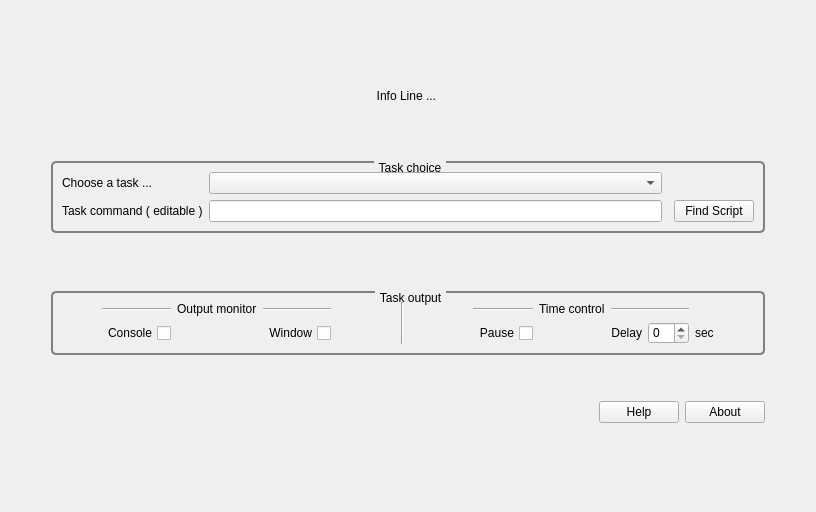
<?xml version="1.0" encoding="UTF-8"?>
<ui version="4.0">
 <class>ShTaskPage</class>
 <widget class="QWidget" name="ShTaskPage">
  <property name="geometry">
   <rect>
    <x>0</x>
    <y>0</y>
    <width>816</width>
    <height>512</height>
   </rect>
  </property>
  <property name="windowTitle">
   <string>Form</string>
  </property>
  <layout class="QVBoxLayout" name="verticalLayout_12">
   <item>
    <spacer name="verticalSpacer_2">
     <property name="orientation">
      <enum>Qt::Vertical</enum>
     </property>
     <property name="sizeType">
      <enum>QSizePolicy::Expanding</enum>
     </property>
     <property name="sizeHint" stdset="0">
      <size>
       <width>20</width>
       <height>40</height>
      </size>
     </property>
    </spacer>
   </item>
   <item>
    <widget class="QLabel" name="infoLine_Lbl">
     <property name="sizePolicy">
      <sizepolicy hsizetype="Preferred" vsizetype="Minimum">
       <horstretch>0</horstretch>
       <verstretch>0</verstretch>
      </sizepolicy>
     </property>
     <property name="text">
      <string>Info Line ... </string>
     </property>
     <property name="alignment">
      <set>Qt::AlignCenter</set>
     </property>
    </widget>
   </item>
   <item>
    <spacer name="verticalSpacer">
     <property name="orientation">
      <enum>Qt::Vertical</enum>
     </property>
     <property name="sizeType">
      <enum>QSizePolicy::Minimum</enum>
     </property>
     <property name="sizeHint" stdset="0">
      <size>
       <width>20</width>
       <height>40</height>
      </size>
     </property>
    </spacer>
   </item>
   <item>
    <layout class="QHBoxLayout" name="horizontalLayout_2">
     <property name="spacing">
      <number>10</number>
     </property>
     <property name="sizeConstraint">
      <enum>QLayout::SetMinimumSize</enum>
     </property>
     <property name="topMargin">
      <number>12</number>
     </property>
     <property name="bottomMargin">
      <number>12</number>
     </property>
     <item>
      <spacer name="horizontalSpacer">
       <property name="orientation">
        <enum>Qt::Horizontal</enum>
       </property>
       <property name="sizeType">
        <enum>QSizePolicy::Minimum</enum>
       </property>
       <property name="sizeHint" stdset="0">
        <size>
         <width>40</width>
         <height>20</height>
        </size>
       </property>
      </spacer>
     </item>
     <item>
      <widget class="QGroupBox" name="choice_GBx">
       <property name="styleSheet">
        <string notr="true">QGroupBox {
    border: 2px solid gray;
    border-radius: 5px;
    margin-top: 1ex; /* leave space at the top for the title */
}

QGroupBox::title {
    subcontrol-origin: margin;
    subcontrol-position: top center; /* position at the top center */
    padding: 0 3px;
}</string>
       </property>
       <property name="title">
        <string>Task choice</string>
       </property>
       <layout class="QGridLayout" name="gridLayout">
        <item row="0" column="1">
         <widget class="QComboBox" name="taskChoice_CBx">
          <property name="sizePolicy">
           <sizepolicy hsizetype="MinimumExpanding" vsizetype="Fixed">
            <horstretch>0</horstretch>
            <verstretch>0</verstretch>
           </sizepolicy>
          </property>
         </widget>
        </item>
        <item row="1" column="0">
         <widget class="QLabel" name="taskEdit_Lbl">
          <property name="sizePolicy">
           <sizepolicy hsizetype="Fixed" vsizetype="Preferred">
            <horstretch>0</horstretch>
            <verstretch>0</verstretch>
           </sizepolicy>
          </property>
          <property name="text">
           <string>Task command ( editable )</string>
          </property>
         </widget>
        </item>
        <item row="0" column="0">
         <widget class="QLabel" name="taskChoice_Lbl">
          <property name="sizePolicy">
           <sizepolicy hsizetype="Fixed" vsizetype="Preferred">
            <horstretch>0</horstretch>
            <verstretch>0</verstretch>
           </sizepolicy>
          </property>
          <property name="text">
           <string>Choose a task ...</string>
          </property>
         </widget>
        </item>
        <item row="1" column="1">
         <widget class="QLineEdit" name="taskEdit_LEd">
          <property name="sizePolicy">
           <sizepolicy hsizetype="MinimumExpanding" vsizetype="Fixed">
            <horstretch>0</horstretch>
            <verstretch>0</verstretch>
           </sizepolicy>
          </property>
         </widget>
        </item>
        <item row="0" column="2">
         <widget class="QFrame" name="frame">
          <property name="sizePolicy">
           <sizepolicy hsizetype="Maximum" vsizetype="Maximum">
            <horstretch>0</horstretch>
            <verstretch>0</verstretch>
           </sizepolicy>
          </property>
          <property name="frameShape">
           <enum>QFrame::StyledPanel</enum>
          </property>
          <property name="frameShadow">
           <enum>QFrame::Raised</enum>
          </property>
         </widget>
        </item>
        <item row="1" column="3">
         <widget class="QPushButton" name="findScript_Btn">
          <property name="text">
           <string>Find Script</string>
          </property>
         </widget>
        </item>
       </layout>
      </widget>
     </item>
     <item>
      <spacer name="horizontalSpacer_2">
       <property name="orientation">
        <enum>Qt::Horizontal</enum>
       </property>
       <property name="sizeType">
        <enum>QSizePolicy::Minimum</enum>
       </property>
       <property name="sizeHint" stdset="0">
        <size>
         <width>40</width>
         <height>20</height>
        </size>
       </property>
      </spacer>
     </item>
    </layout>
   </item>
   <item>
    <spacer name="verticalSpacer_5">
     <property name="orientation">
      <enum>Qt::Vertical</enum>
     </property>
     <property name="sizeType">
      <enum>QSizePolicy::Minimum</enum>
     </property>
     <property name="sizeHint" stdset="0">
      <size>
       <width>20</width>
       <height>40</height>
      </size>
     </property>
    </spacer>
   </item>
   <item>
    <layout class="QHBoxLayout" name="horizontalLayout_4">
     <item>
      <spacer name="horizontalSpacer_6">
       <property name="orientation">
        <enum>Qt::Horizontal</enum>
       </property>
       <property name="sizeType">
        <enum>QSizePolicy::Minimum</enum>
       </property>
       <property name="sizeHint" stdset="0">
        <size>
         <width>40</width>
         <height>20</height>
        </size>
       </property>
      </spacer>
     </item>
     <item>
      <widget class="QGroupBox" name="output_GBx">
       <property name="styleSheet">
        <string notr="true">QGroupBox {
    border: 2px solid gray;
    border-radius: 5px;
    margin-top: 1ex; /* leave space at the top for the title */
}

QGroupBox::title {
    subcontrol-origin: margin;
    subcontrol-position: top center; /* position at the top center */
    padding: 0 3px;
}</string>
       </property>
       <property name="title">
        <string>Task output</string>
       </property>
       <layout class="QGridLayout" name="gridLayout_2">
        <item row="1" column="3">
         <widget class="QCheckBox" name="outputWindow_ChBx">
          <property name="layoutDirection">
           <enum>Qt::RightToLeft</enum>
          </property>
          <property name="text">
           <string>Window</string>
          </property>
         </widget>
        </item>
        <item row="1" column="4">
         <spacer name="horizontalSpacer_7">
          <property name="orientation">
           <enum>Qt::Horizontal</enum>
          </property>
          <property name="sizeType">
           <enum>QSizePolicy::Expanding</enum>
          </property>
          <property name="sizeHint" stdset="0">
           <size>
            <width>40</width>
            <height>20</height>
           </size>
          </property>
         </spacer>
        </item>
        <item row="1" column="11">
         <widget class="QLabel" name="outputDelay2_Lbl">
          <property name="text">
           <string>sec</string>
          </property>
         </widget>
        </item>
        <item row="1" column="1">
         <widget class="QCheckBox" name="outputConsole_ChBx">
          <property name="layoutDirection">
           <enum>Qt::RightToLeft</enum>
          </property>
          <property name="text">
           <string>Console</string>
          </property>
         </widget>
        </item>
        <item row="1" column="9">
         <widget class="QLabel" name="outputDelay1_Lbl">
          <property name="sizePolicy">
           <sizepolicy hsizetype="Minimum" vsizetype="Preferred">
            <horstretch>0</horstretch>
            <verstretch>0</verstretch>
           </sizepolicy>
          </property>
          <property name="text">
           <string>Delay</string>
          </property>
          <property name="alignment">
           <set>Qt::AlignRight|Qt::AlignTrailing|Qt::AlignVCenter</set>
          </property>
         </widget>
        </item>
        <item row="1" column="6">
         <spacer name="horizontalSpacer_3">
          <property name="orientation">
           <enum>Qt::Horizontal</enum>
          </property>
          <property name="sizeType">
           <enum>QSizePolicy::Expanding</enum>
          </property>
          <property name="sizeHint" stdset="0">
           <size>
            <width>40</width>
            <height>20</height>
           </size>
          </property>
         </spacer>
        </item>
        <item row="1" column="10">
         <widget class="QSpinBox" name="outputDelay_SBx"/>
        </item>
        <item row="0" column="1">
         <widget class="Line" name="line_2">
          <property name="sizePolicy">
           <sizepolicy hsizetype="Minimum" vsizetype="Preferred">
            <horstretch>0</horstretch>
            <verstretch>0</verstretch>
           </sizepolicy>
          </property>
          <property name="orientation">
           <enum>Qt::Horizontal</enum>
          </property>
         </widget>
        </item>
        <item row="1" column="7">
         <widget class="QCheckBox" name="outputPause_ChBx">
          <property name="layoutDirection">
           <enum>Qt::RightToLeft</enum>
          </property>
          <property name="text">
           <string>Pause</string>
          </property>
         </widget>
        </item>
        <item row="1" column="0">
         <spacer name="horizontalSpacer_9">
          <property name="orientation">
           <enum>Qt::Horizontal</enum>
          </property>
          <property name="sizeType">
           <enum>QSizePolicy::Minimum</enum>
          </property>
          <property name="sizeHint" stdset="0">
           <size>
            <width>40</width>
            <height>20</height>
           </size>
          </property>
         </spacer>
        </item>
        <item row="1" column="12">
         <spacer name="horizontalSpacer_4">
          <property name="orientation">
           <enum>Qt::Horizontal</enum>
          </property>
          <property name="sizeType">
           <enum>QSizePolicy::Minimum</enum>
          </property>
          <property name="sizeHint" stdset="0">
           <size>
            <width>40</width>
            <height>20</height>
           </size>
          </property>
         </spacer>
        </item>
        <item row="1" column="2">
         <spacer name="horizontalSpacer_8">
          <property name="orientation">
           <enum>Qt::Horizontal</enum>
          </property>
          <property name="sizeType">
           <enum>QSizePolicy::Minimum</enum>
          </property>
          <property name="sizeHint" stdset="0">
           <size>
            <width>40</width>
            <height>20</height>
           </size>
          </property>
         </spacer>
        </item>
        <item row="0" column="3">
         <widget class="Line" name="line_3">
          <property name="sizePolicy">
           <sizepolicy hsizetype="Minimum" vsizetype="Preferred">
            <horstretch>0</horstretch>
            <verstretch>0</verstretch>
           </sizepolicy>
          </property>
          <property name="orientation">
           <enum>Qt::Horizontal</enum>
          </property>
         </widget>
        </item>
        <item row="1" column="8">
         <spacer name="horizontalSpacer_5">
          <property name="orientation">
           <enum>Qt::Horizontal</enum>
          </property>
          <property name="sizeType">
           <enum>QSizePolicy::Minimum</enum>
          </property>
          <property name="sizeHint" stdset="0">
           <size>
            <width>40</width>
            <height>20</height>
           </size>
          </property>
         </spacer>
        </item>
        <item row="0" column="8">
         <widget class="QLabel" name="label_2">
          <property name="text">
           <string>Time control</string>
          </property>
         </widget>
        </item>
        <item row="0" column="2">
         <widget class="QLabel" name="label">
          <property name="text">
           <string>Output monitor</string>
          </property>
         </widget>
        </item>
        <item row="0" column="7">
         <widget class="Line" name="line_5">
          <property name="sizePolicy">
           <sizepolicy hsizetype="Minimum" vsizetype="Preferred">
            <horstretch>0</horstretch>
            <verstretch>0</verstretch>
           </sizepolicy>
          </property>
          <property name="orientation">
           <enum>Qt::Horizontal</enum>
          </property>
         </widget>
        </item>
        <item row="0" column="5" rowspan="2">
         <widget class="Line" name="line">
          <property name="sizePolicy">
           <sizepolicy hsizetype="Fixed" vsizetype="Expanding">
            <horstretch>7</horstretch>
            <verstretch>0</verstretch>
           </sizepolicy>
          </property>
          <property name="orientation">
           <enum>Qt::Vertical</enum>
          </property>
         </widget>
        </item>
        <item row="0" column="9" colspan="2">
         <widget class="Line" name="line_4">
          <property name="sizePolicy">
           <sizepolicy hsizetype="Minimum" vsizetype="Preferred">
            <horstretch>0</horstretch>
            <verstretch>0</verstretch>
           </sizepolicy>
          </property>
          <property name="orientation">
           <enum>Qt::Horizontal</enum>
          </property>
         </widget>
        </item>
       </layout>
      </widget>
     </item>
     <item>
      <spacer name="horizontalSpacer_10">
       <property name="orientation">
        <enum>Qt::Horizontal</enum>
       </property>
       <property name="sizeType">
        <enum>QSizePolicy::Minimum</enum>
       </property>
       <property name="sizeHint" stdset="0">
        <size>
         <width>40</width>
         <height>20</height>
        </size>
       </property>
      </spacer>
     </item>
    </layout>
   </item>
   <item>
    <spacer name="verticalSpacer_3">
     <property name="orientation">
      <enum>Qt::Vertical</enum>
     </property>
     <property name="sizeType">
      <enum>QSizePolicy::Minimum</enum>
     </property>
     <property name="sizeHint" stdset="0">
      <size>
       <width>20</width>
       <height>40</height>
      </size>
     </property>
    </spacer>
   </item>
   <item>
    <layout class="QHBoxLayout" name="horizontalLayout">
     <property name="sizeConstraint">
      <enum>QLayout::SetDefaultConstraint</enum>
     </property>
     <item>
      <spacer name="horizontalSpacer_12">
       <property name="orientation">
        <enum>Qt::Horizontal</enum>
       </property>
       <property name="sizeType">
        <enum>QSizePolicy::Expanding</enum>
       </property>
       <property name="sizeHint" stdset="0">
        <size>
         <width>40</width>
         <height>20</height>
        </size>
       </property>
      </spacer>
     </item>
     <item>
      <widget class="QPushButton" name="taskHelp_Btn">
       <property name="text">
        <string>Help</string>
       </property>
      </widget>
     </item>
     <item>
      <widget class="QPushButton" name="taskAbout_Btn">
       <property name="text">
        <string>About</string>
       </property>
      </widget>
     </item>
     <item>
      <spacer name="horizontalSpacer_11">
       <property name="orientation">
        <enum>Qt::Horizontal</enum>
       </property>
       <property name="sizeType">
        <enum>QSizePolicy::Minimum</enum>
       </property>
       <property name="sizeHint" stdset="0">
        <size>
         <width>40</width>
         <height>20</height>
        </size>
       </property>
      </spacer>
     </item>
    </layout>
   </item>
   <item>
    <spacer name="verticalSpacer_4">
     <property name="orientation">
      <enum>Qt::Vertical</enum>
     </property>
     <property name="sizeType">
      <enum>QSizePolicy::Expanding</enum>
     </property>
     <property name="sizeHint" stdset="0">
      <size>
       <width>20</width>
       <height>40</height>
      </size>
     </property>
    </spacer>
   </item>
  </layout>
 </widget>
 <resources/>
 <connections/>
</ui>
